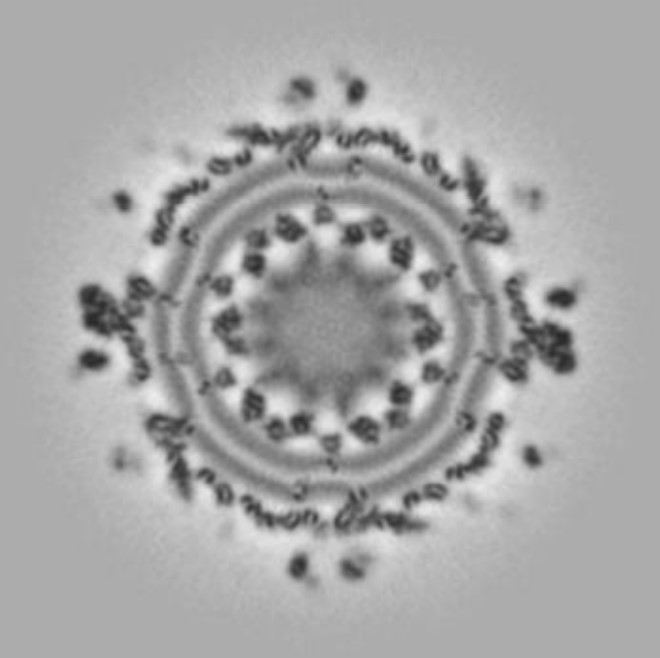
#> input picture 3b_Locthongcao/car.jpg, 660 x 658 px, found by its file name
$ python Butterworth.py   (older library calls are emulated)
#> lines starting #> are read from the running program, lines starting #| are printed output that depends on the picture
import scipy.misc
import numpy, math
import scipy.fftpack as fftim
from PIL import Image, ImageOps
import cv2 as cv

a = Image.open('car.jpg').convert('L')

b = numpy.asarray(a)

c = fftim.fft2(b)

d = fftim.fftshift(c)

M = d.shape[0]
#> M = 658
N = d.shape[1]
#> N = 660

H = numpy.ones((M,N))
center1 = M/2
#> center1 = 329
center2 = N/2
#> center2 = 330
d_0 = 30.0
t1 = 1
t2 = 2*t1

for i in range(1,M):
        for j in range(1,N):
            r1 = (i-center1)**2+(j-center2)**2

            r = math.sqrt(r1)

            if r > d_0:
                    H[i,j] = 1/(1 + (r/d_0)**t1)
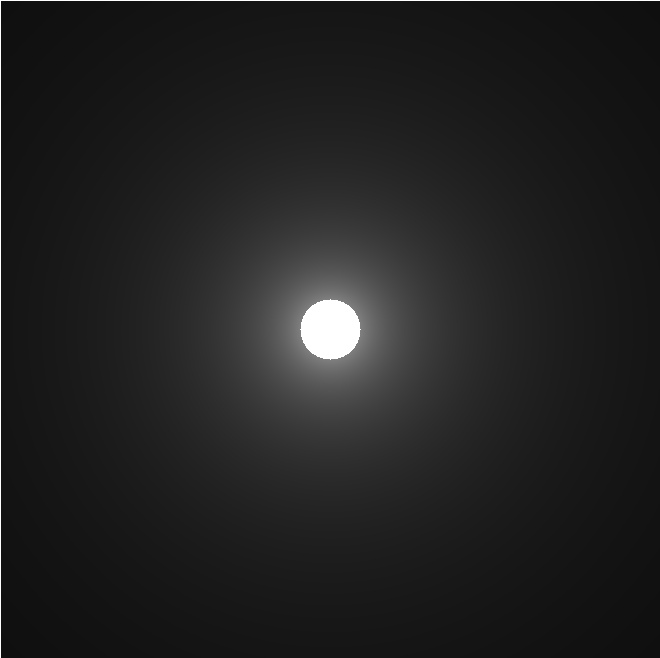
#> H: shape (658, 660) float64; min 0.0607, max 1, mean 0.132


H = Image.fromarray(H)
#> H: PIL image 660x658 F

con = d * H

e = abs(fftim.ifft2(con))

cv.imwrite('blowpass_output.jpg', e)
